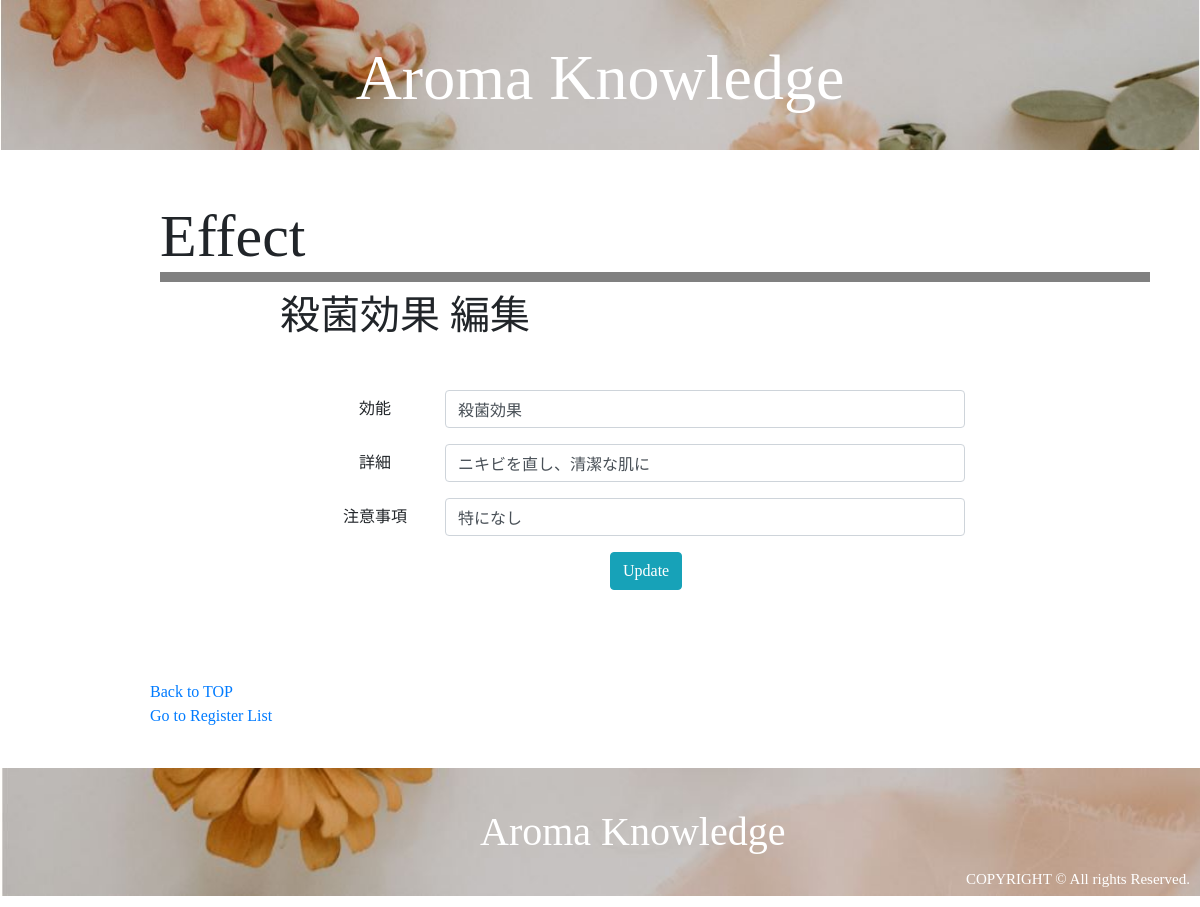
Screenshot of /effect_edit.php?id=1 (signed in) with the database file from the repository.
### tables this page shows
CREATE TABLE `effects` (
  `id` int(11) NOT NULL AUTO_INCREMENT,
  `effect` varchar(255) NOT NULL,
  `content` varchar(255) NOT NULL,
  `caution` varchar(255) NOT NULL,
  `user_id` int(11) NOT NULL,
  `created_at` timestamp NOT NULL DEFAULT CURRENT_TIMESTAMP,
  PRIMARY KEY (`id`),
  UNIQUE KEY `effect` (`effect`),
  KEY `user_id` (`user_id`),
  CONSTRAINT `effects_ibfk_1` FOREIGN KEY (`user_id`) REFERENCES `users` (`id`) ON DELETE CASCADE ON UPDATE CASCADE
);

### DAOs/EffectDAO.php (called while the page is built, shortened)
<?php
    class EffectDAO extends DAO{
        public static function get_effect_by_id($id){
        try {
            $pdo = self::get_connection();
            $stmt = $pdo->prepare('SELECT * FROM effects WHERE id = :id');
            $stmt->bindParam(':id', $id, PDO::PARAM_INT);
            $stmt->execute();
            $stmt->setFetchMode(PDO::FETCH_CLASS|PDO::FETCH_PROPS_LATE, 'Effect');
            $effect = $stmt->fetch();
            return $effect;
        } catch (PDOException $e) {
            return null;
        }
    }
    }

### views/effect_edit_view.php (the view, shortened to what this page needs)
<!DOCTYPE html>
<html lang="ja">
    <head>
        <link rel="stylesheet" href="https://stackpath.bootstrapcdn.com/bootstrap/4.3.1/css/bootstrap.min.css">
        <link rel="stylesheet" href="css/style.css">
        <link rel="stylesheet" href="css/style2.css">
    </head>
    <body>
        <div class="header" style="background-image:url(images/top1.jpg)">
            <h1><a href="mypage_top.php">Aroma Knowledge</h1></a>
        </div>
        <div class="effects">
            <h2 class="title">Effect</h1>
            <h2 class="subtitle"><?= $effect->effect ?> 編集</h2>
            <div class="EffectDetail">
                <form class="col-sm-12" action="effect_update.php" method="POST">
                    <div class="form-group row">
                        <label for="colFormLabel" class="col-sm-2 col-form-label">効能</label>
                        <div class="col-sm-10">
                          <input type="text" class="form-control" name="effect" value="<?= $effect->effect ?>">
                        </div>
                    </div>
                    <div class="form-group row">
                        <label for="colFormLabel" class="col-sm-2 col-form-label">詳細</label>
                        <div class="col-sm-10">
                          <input type="text" class="form-control" name="content" value="<?= $effect->content ?>">
                        </div>
                    </div>
                    <div class="form-group row">
                        <label for="colFormLabel" class="col-sm-2 col-form-label">注意事項</label>
                        <div class="col-sm-10">
                          <input type="text" class="form-control" name="caution" value="<?= $effect->caution ?>">
                        </div>
                    </div>
                    <div class="form-group row">
                        <div class="offset-sm-5 col-sm-1">
                            <button type="submit" class="btn btn-info">Update</button>
                        </div>
                    </div>
                </form>
            </div>
        </div>
        <div class="nav">
        <a href="mypage_top.php">Back to TOP</a><br>
        <a href="register_list.php">Go to Register List</a>
        </div>
        <div class="footer" style="background-image:url(images/footer.jpg)">
            <h1 class="logo">Aroma Knowledge</h1>
            <p class="copylight">COPYRIGHT © All rights Reserved.</p>
        </div>
    </body>
</html>

### css/style.css (style rules this page uses)
body { font-family: 'Times New Roman', '游ゴシック', 'Meiryo UI'; }
.header { text-align: center; background: url(images/top1.jpg); background-size: cover; width: 100%; }
.header h1 { color: white; font-family: Times New Roman; margin: auto; }
.header a { text-decoration: none; color: white; }
form { margin: 50px; }
.OilDetail, .EffectDetail { text-align: center; }
@media screen and (min-width :768px) { .header { height: 150px; } }
@media screen and (min-width :768px) { .header h1 { padding: 40px; font-size: 4.0rem; } }
@media screen and (min-width :768px) { .essential_oils, .effects, .other, .relations, .SearchOil { margin: 50px 50px; clear: right; } }
@media screen and (min-width :768px) { .title { margin-left: 10%; font-size: 60px; border-bottom: solid 10px moccasin; } }
@media screen and (min-width :768px) { .effects .title { border-bottom: solid 10px gray; } }
@media screen and (min-width :768px) { .footer { background: url(images/footer.jpg); background-size: cover; bottom: 0; width: 100%; } }
@media screen and (min-width :768px) { .logo { display: inline-block; margin-left: 40%; margin-top: 40px; color: white; margin-bottom: 40px; } }
@media screen and (min-width :768px) { .copylight { display: inline-block; font-size: 15px; float: right; bottom: 0; margin-right: 10px; margin-top: 100px; color: white; } }
@media screen and (min-width :768px) { .nav { display: inline-block; margin-left: 150px; margin-top: 40px; margin-bottom: 40px; } }
@media screen and (min-width :768px) { .subtitle { margin-left: 230px; font-size: 40px; margin-top: 10px; } }
@media screen and (min-width :768px) { .OilDetail, .EffectDetail { margin: 50px 20%; } }

### css/style2.css (style rules this page uses)
body { font-family: 'Times New Roman', '游ゴシック', 'Meiryo UI'; }

### rows the page displays
effects: effect "殺菌効果", content "ニキビを直し、清潔な肌に", caution "特になし"
